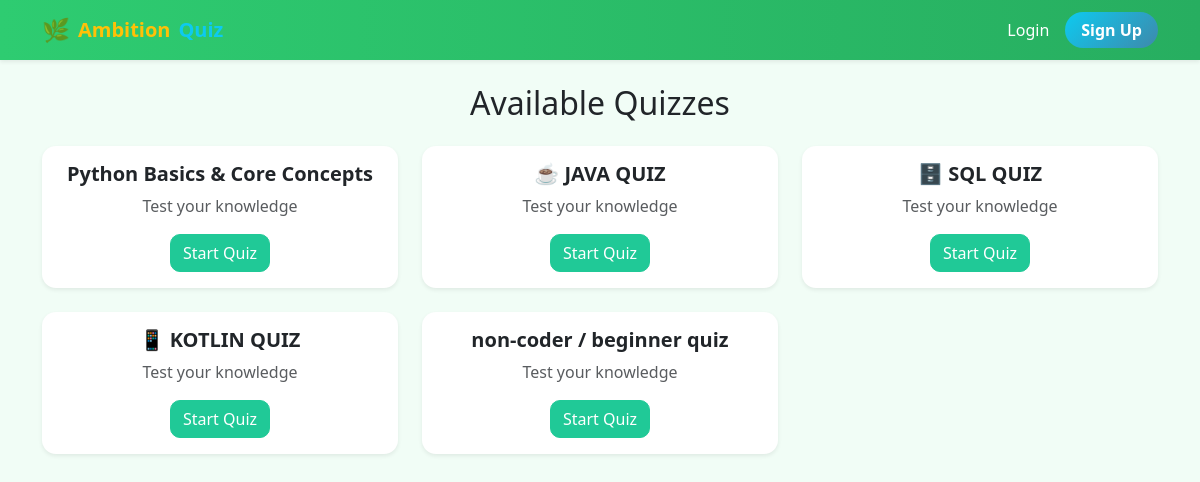
Screenshot of /quizzes/ with the database file from the repository.
### quiz/models.py (models this page shows, shortened)
class Quiz(models.Model):
    title = models.CharField(max_length=100)

### quiz/views.py (the view)
# urls.py: path('quizzes/', views.quiz_list, name='quiz_list'),
def quiz_list(request):
    quizzes = Quiz.objects.all()
    return render(request, 'quiz/quiz_list.html', {'quizzes': quizzes})

### quiz/templates/quiz/quiz_list.html (shortened to what this page needs)
{% extends 'quiz/base.html' %}
{% block content %}
<h2 class="mb-4 text-center">Available Quizzes</h2>
<div class="row">
    {% for quiz in quizzes %}
        <div class="col-md-4">
            <div class="card quiz-card shadow-sm mb-4">
                <div class="card-body text-center">
                    <h5 class="card-title">{{ quiz.title }}</h5>
                    <p class="text-muted">Test your knowledge</p>
                    <a href="{% url 'quiz_detail' quiz.id %}" class="btn btn-success">
                        Start Quiz
                    </a>
                </div>
            </div>
        </div>
    {% empty %}
        <p class="text-center">No quizzes available.</p>
    {% endfor %}
</div>
{% endblock %}

### quiz/static/quiz/style.css (style rules this page uses)
body { background-color: #f1fdf6; color: #212529; font-family: "Segoe UI", Roboto, Arial, sans-serif; }
.card { border-radius: 14px; border: none; box-shadow: 0 6px 18px rgba(0, 0, 0, 0.08); }
.card-title { font-weight: 600; }
.quiz-card { transition: transform 0.3s ease, box-shadow 0.3s ease; }
.btn { border-radius: 10px; font-weight: 500; }
.btn-success { background-color: #20c997; border-color: #20c997; }
a { color: #198754; text-decoration: none; }

### rows the page displays
Quiz: title "Python Basics & Core Concepts"
Quiz: title "☕ JAVA QUIZ"
Quiz: title "🗄️ SQL QUIZ"
Quiz: title "📱 KOTLIN QUIZ"
Quiz: title "non-coder / beginner quiz"
